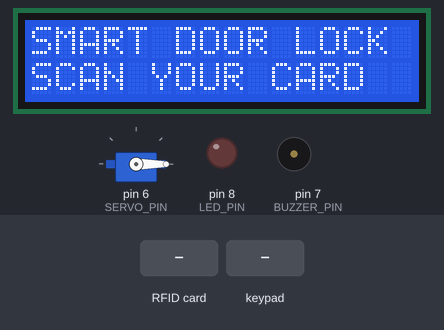
A sketch run on a simulated Arduino Uno, built with avr-gcc and run on an emulated ATmega328P. Parts: 16×2 character LCD, servo, output pins drawn as LEDs (lit = HIGH), buzzer (waves = sounding). The test bench sets the inputs (shaded band). Pins used as bus, display or sensor lines are not drawn; what the sketch prints to the serial monitor is not drawn.

Above: at 1.3 s.
1.4 s: RFID card 01 02 03 04 held to the reader
At 2.3 s:
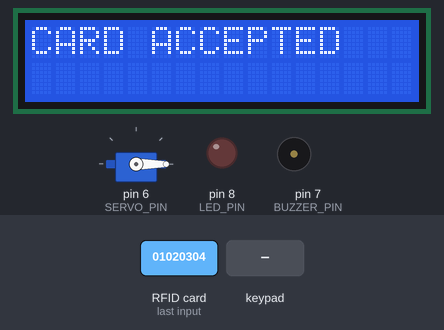
At 3.7 s:
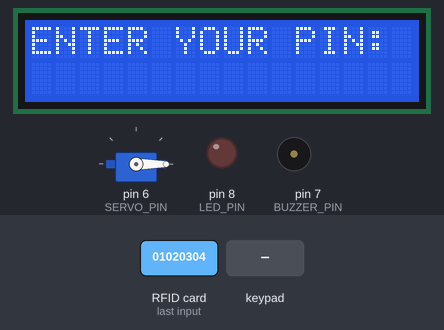
4.1 s: keypad keys 1 2 3 4 # pressed 0.4 s apart
At 6.7 s:
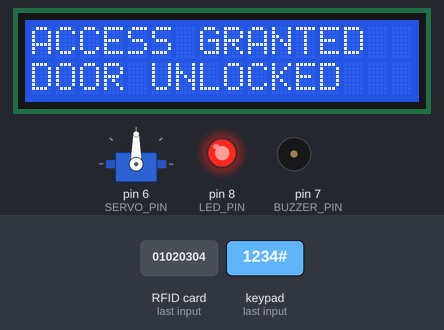
Timing chart, 0 to 12.5 s (numbered marks = the images above; inputs shaded):
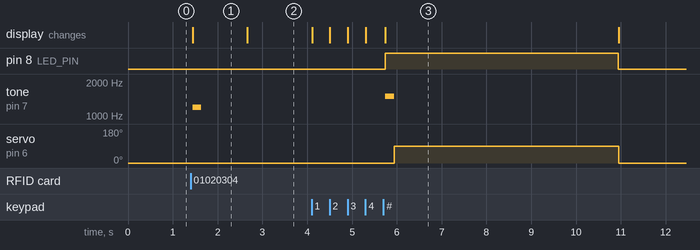

The sketch:

code.ino
```cpp
//DEVRAJ YADAV

#include <SPI.h>
#include <MFRC522.h>
#include <Keypad.h>
#include <Servo.h>
#include <Wire.h>
#include <LiquidCrystal_I2C.h>

// RFID pins
#define SS_PIN 10
#define RST_PIN 9

MFRC522 rfid(SS_PIN, RST_PIN);

// Servo
Servo doorServo;
#define SERVO_PIN 6

// Buzzer and LED
#define BUZZER_PIN 7
#define LED_PIN 8

// LCD
LiquidCrystal_I2C lcd(0x27, 16, 2);

// Keypad configuration
const byte ROWS = 4;
const byte COLS = 4;

char keys[ROWS][COLS] = {
  {'1','2','3','A'},
  {'4','5','6','B'},
  {'7','8','9','C'},
  {'*','0','#','D'}
};

byte rowPins[ROWS] = {2, 3, 4, 5};
byte colPins[COLS] = {A0, A1, A2, A3};

Keypad keypad = Keypad(
  makeKeymap(keys),
  rowPins,
  colPins,
  ROWS,
  COLS
);

// Authorized RFID card UID
// Replace this example with your own card UID
byte authorizedUID[] = {0x01, 0x02, 0x03, 0x04};

// Security PIN
String correctPIN = "1234";
String enteredPIN = "";

// Check RFID card
bool checkCard() {
  if (!rfid.PICC_IsNewCardPresent()) {
    return false;
  }

  if (!rfid.PICC_ReadCardSerial()) {
    return false;
  }

  Serial.print("Card UID: ");

  bool authorized = (rfid.uid.size == sizeof(authorizedUID));

  for (byte i = 0; i < rfid.uid.size; i++) {
    Serial.print(rfid.uid.uidByte[i], HEX);
    Serial.print(" ");

    if (i >= sizeof(authorizedUID) ||
        rfid.uid.uidByte[i] != authorizedUID[i]) {
      authorized = false;
    }
  }

  Serial.println();

  rfid.PICC_HaltA();
  rfid.PCD_StopCrypto1();

  return authorized;
}

// Access denied
void accessDenied() {
  lcd.clear();
  lcd.setCursor(0, 0);
  lcd.print("ACCESS DENIED");

  digitalWrite(LED_PIN, LOW);

  tone(BUZZER_PIN, 400);
  delay(1000);
  noTone(BUZZER_PIN);

  delay(1500);
}

// Unlock door
void unlockDoor() {
  lcd.clear();
  lcd.setCursor(0, 0);
  lcd.print("ACCESS GRANTED");

  lcd.setCursor(0, 1);
  lcd.print("DOOR UNLOCKED");

  digitalWrite(LED_PIN, HIGH);

  tone(BUZZER_PIN, 1500);
  delay(200);
  noTone(BUZZER_PIN);

  doorServo.write(90);

  delay(5000);

  doorServo.write(0);
  digitalWrite(LED_PIN, LOW);

  lcd.clear();
  lcd.print("SCAN YOUR CARD");
}

// PIN entry
bool enterPIN() {
  enteredPIN = "";

  lcd.clear();
  lcd.setCursor(0, 0);
  lcd.print("ENTER YOUR PIN:");

  lcd.setCursor(0, 1);

  while (true) {
    char key = keypad.getKey();

    if (key) {
      if (key >= '0' && key <= '9') {
        if (enteredPIN.length() < 4) {
          enteredPIN += key;
          lcd.print("*");
        }
      }

      else if (key == '*') {
        enteredPIN = "";
        lcd.setCursor(0, 1);
        lcd.print("                ");
        lcd.setCursor(0, 1);
      }

      else if (key == '#') {
        return enteredPIN == correctPIN;
      }
    }
  }
}

void setup() {
  Serial.begin(9600);

  SPI.begin();
  rfid.PCD_Init();

  lcd.init();
  lcd.backlight();

  doorServo.attach(SERVO_PIN);
  doorServo.write(0);

  pinMode(BUZZER_PIN, OUTPUT);
  pinMode(LED_PIN, OUTPUT);

  digitalWrite(LED_PIN, LOW);

  lcd.setCursor(0, 0);
  lcd.print("SMART DOOR LOCK");

  lcd.setCursor(0, 1);
  lcd.print("SCAN YOUR CARD");

  Serial.println("SMART DOOR LOCK READY");
  Serial.println("Scan your RFID card");
}

void loop() {
  if (checkCard()) {

    lcd.clear();
    lcd.print("CARD ACCEPTED");

    tone(BUZZER_PIN, 1200);
    delay(200);
    noTone(BUZZER_PIN);

    delay(1000);

    if (enterPIN()) {
      unlockDoor();
    } else {
      accessDenied();
      lcd.clear();
      lcd.print("SCAN YOUR CARD");
    }
  }
}
```

Measured:
- after the input at 1.4 s, tone on pin 7 (BUZZER_PIN): silent → 1200 Hz at once, → silent 0.20 s later; the display: changes at once (image 1)
- after the input at 4.1 s, pin 8 (LED_PIN): LOW → HIGH after 1.6 s, → LOW 5.2 s later; tone on pin 7 (BUZZER_PIN): silent → 1500 Hz after 1.6 s, → silent 0.20 s later; servo on pin 6 (SERVO_PIN): 0° → 90° after 1.8 s, → 0° 5.0 s later; the display: first changes at once (image 3 shows a later state)
- what the display in image 1 shows lasts 1.3 s, from 1.4 s to 2.7 s
